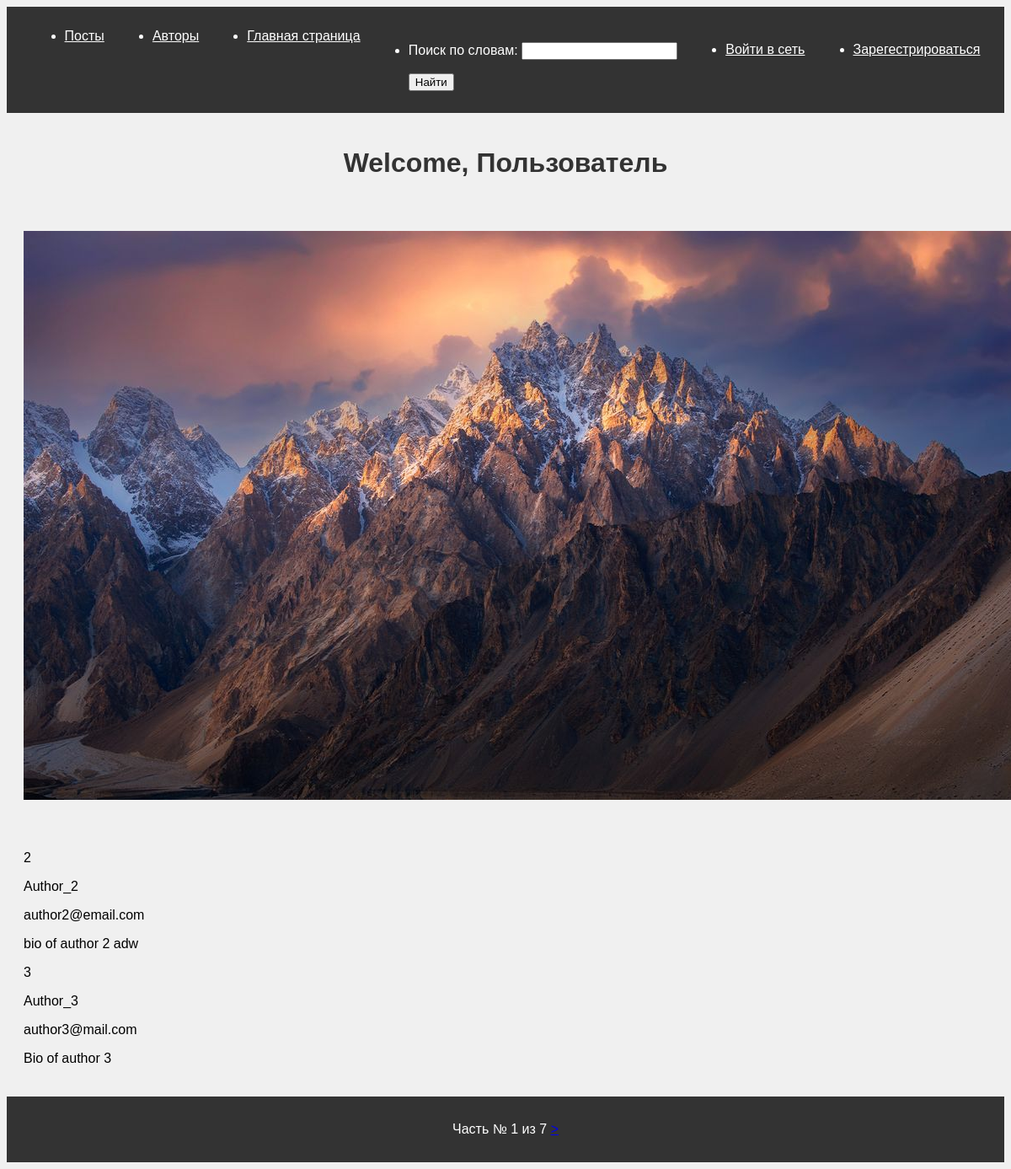
Screenshot of /authors/ with the database file from the repository.
### new_app/models.py (models this page shows, shortened)
class Author(models.Model):
    name = models.CharField(max_length=50)
    email = models.EmailField(unique=True, null=True, blank=True)
    bio = models.TextField()

### new_app/views.py (the view)
# urls.py: path('authors/', views.AuthorList.as_view(), name='author_list'),
class AuthorList(ListView):
    model = Author
    paginate_by = 2

### new_app/forms.py
class SearchForm(forms.Form):
    q = forms.CharField(max_length=20, label='Поиск по словам')

### new_app/context_processors.py (called while the page is built)
def search_form(request):
    return {'search_form': SearchForm()}

### new_app/templates/new_app/author_list.html
{% extends "main/paginator.html" %}
{% block content %}
    {% for author in author_list %}
    <p>{{ author.pk }}</p>
    <p>{{ author.name }}</p>
    <p>{{ author.email }}</p>
    <p>{{ author.bio }}</p>
    {% endfor %}
{% endblock %}

### new_app/templates/main/paginator.html (shortened to what this page needs)
{% extends 'main/navbar.html' %}
{% block footer %}
<div class="paginator">
  {% if page_obj %}
    Часть № {{ page_obj.number }} из {{ page_obj.paginator.num_pages }}
    {% if page_obj.has_next %}
    <a href="?page={{ page_obj.next_page_number }}">&gt;</a>
    {% endif %}
  {% endif %}
</div>
{% endblock %}

### new_app/templates/main/navbar.html (shortened to what this page needs)
<!DOCTYPE html>
{% load static %}
<html lang="en">
<head>
    <link rel="stylesheet" href="{% static 'css/style.css' %}">
</head>
<body>
    <nav>
        <ul>
            <li>
                <a href="{% url 'post_list' %}">Посты</a>
            </li>
            <li>
                <a href="{% url 'author_list' %}">Авторы</a>
            </li>
            <li>
                <a href="{% url 'main_page' %}">Главная страница</a>
            </li>
            <li>
                <form method="get" action="{% url 'search_form' %}">
                    {{ search_form.as_p }}
                    <input type="submit" value="Найти">
                </form>
            </li>
            {% if user.is_authenticated %}
            <li>
                <form method="post" action="{% url 'logout_view' %}">
                    {% csrf_token %}
                    <button type="submit" value="Выйти из сети">Выйти из сети</button>
                </form>
            </li>
            <li>
                <a href="{% url 'author_formset' %}">Author formset</a>
            </li>
            {% else %}
            <li>
                <p><a href="{% url 'login_view' %}">Войти в сеть</a></p>
            </li>
            <li>
                <p><a href="{% url 'user_register' %}">Зарегестрироваться</a></p>
            </li>
            {% endif %}
        </ul>
    </nav>
    <h1>Welcome, {{ user.username|default:"Пользователь" }}</h1>
    <div>
        <img src="{% static 'image.jpg' %}">
    </div>
    <div class="content">
        {% block content %}
        {% endblock %}
    </div>
    <footer>
        {% block footer %}
        {% endblock %}
    </footer>
</body>
</html>

### static/css/style.css (style rules this page uses)
body { font-family: Arial; background-color: #f0f0f0; }
nav { background-color: #333; color: #fff; padding: 10px 0; }
nav ul { display: flex; justify-content: space-around; }
nav ul li a { color: #fff; }
h1 { color: #333; text-align: center; padding: 20px 0; }
div { padding: 20px; }
footer { background-color: #333; color: #fff; text-align: center; padding: 10px 0; width: 100%; bottom: 0; }

### rows the page displays
Author: pk "2", name "Author_2", email "author2@email.com", bio "bio of author 2 adw"
Author: pk "3", name "Author_3", email "author3@mail.com", bio "Bio of author 3"

### other values shown
{{ user.username|default:"Пользователь" }} "Пользователь"
{{ page_obj.number }} "1"
{{ page_obj.paginator.num_pages }} "7"
